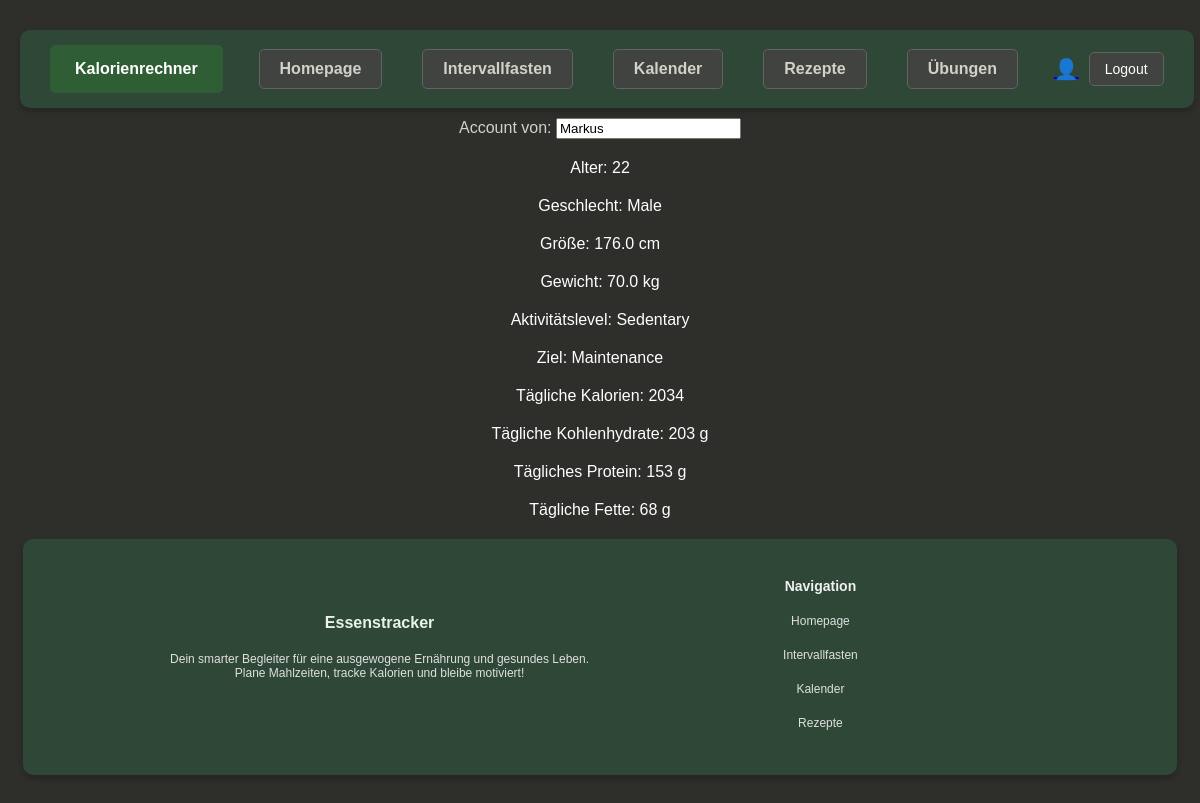
The app's page /trackerapp/account/ (signed in) with its own data.
### trackerapp/models.py (models this page shows, shortened)
class UserProfile(models.Model):
    user = models.OneToOneField(User, on_delete=models.CASCADE)
    GENDER_CHOICES = [
        ('M', 'Male'),
        ('F', 'Female'),
    ]
    ACTIVITY_CHOICES = [
        ('sedentary', 'Sedentary'),
        ('light', 'Lightly Active'),
        ('moderate', 'Moderately Active'),
        ('active', 'Active'),
        ('very_active', 'Very Active'),
    ]
    GOAL_CHOICES = [
        ('weight_loss', 'Weight Loss'),
        ('maintenance', 'Maintenance'),
        ('weight_gain', 'Weight Gain'),
    ]
    age = models.PositiveIntegerField(default=25)
    gender = models.CharField(max_length=1, choices=GENDER_CHOICES, default='M')
    height = models.FloatField(default=170.0, help_text="Height in cm")
    weight = models.FloatField(default=70.0, help_text="Weight in kg")
    activity = models.CharField(max_length=20, choices=ACTIVITY_CHOICES, default='sedentary')
    goal = models.CharField(max_length=20, choices=GOAL_CHOICES, default='maintenance')
    daily_calories = models.PositiveIntegerField(default=2000)
    daily_carbohydrates = models.PositiveIntegerField(default=250, help_text="Daily Carbohydrates in grams")
    daily_proteins = models.PositiveIntegerField(default=75, help_text="Daily Proteins in grams")
    daily_fats = models.PositiveIntegerField(default=70, help_text="Daily Fats in grams")

### trackerapp/views.py (the view)
# urls.py: path('trackerapp/account/', trackerapp_views.user_profile_view, name='account'),
@login_required
def user_profile_view(request):
    try:
        user_profile = UserProfile.objects.get(user=request.user)
        context = {
            'user_profile': user_profile
        }
    except UserProfile.DoesNotExist:
        context = {
            'error': "Kein Profil für den angemeldeten Benutzer gefunden."
        }
    return render(request, 'account.html', context)

### trackerapp/templates/account.html (shortened to what this page needs)
{% extends 'base.html' %}
{% block content %}
    {% if user_profile %}
    <div>
        <label for="username">Account von:</label>
        <input type="text" id="username" name="username" value="{{ form.username.initial|default:user.username }}" class="readonly" readonly>
    </div>
        <p>Alter: {{ user_profile.age }}</p>
        <p>Geschlecht: {{ user_profile.get_gender_display }}</p>
        <p>Größe: {{ user_profile.height }} cm</p>
        <p>Gewicht: {{ user_profile.weight }} kg</p>
        <p>Aktivitätslevel: {{ user_profile.get_activity_display }}</p>
        <p>Ziel: {{ user_profile.get_goal_display }}</p>
        <p>Tägliche Kalorien: {{ user_profile.daily_calories }}</p>
        <p>Tägliche Kohlenhydrate: {{ user_profile.daily_carbohydrates }} g</p>
        <p>Tägliches Protein: {{ user_profile.daily_proteins }} g</p>
        <p>Tägliche Fette: {{ user_profile.daily_fats }} g</p>
    {% else %}
        <p>{{ error }}</p>
    {% endif %}
{% endblock %}

### trackerapp/templates/base.html (style rules this page uses)
body { font-family: Arial, sans-serif; background-color: #2e2f2b; color: #d1d1c7; margin: 0; padding: 20px; justify-content: center; align-items: center; }

### trackerapp/templates/account.html (style rules this page uses)
body { font-family: Arial, sans-serif; background-color: #2e2f2b; color: #d1d1c7; margin: 0; text-align: center; }
p { margin: 20px 0; color: #ffffff; }

### records on screen
UserProfile: age "22", gender "Male", height "176.0", weight "70.0", activity "Sedentary", goal "Maintenance", daily_calories "2034", daily_carbohydrates "203", daily_proteins "153", daily_fats "68"
